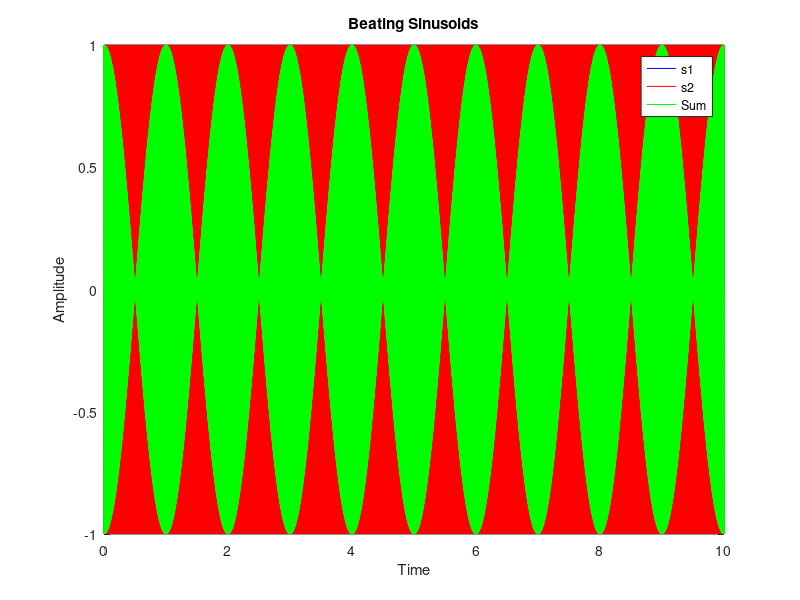

Source code (MATLAB):
clear all
close all
clc

% Author: Cecilia Casarini

%%%%%%%%%%%%%%%%%%%%%%%%%%%%%%%%%%%%%%%%%%%%%%%%%%%%%%%%%%%%%%%%%%%%%%%%%%%
%                          BEATING SINUSOIDS                              %
%                                                                         %
% In this code a beating effect is created by summing two sinusoids       %
% having a small difference in their frequencies. The resulting signal    %
% will be a sinusoid of frequency corresponding to the lower among the two%
% multiplied by (or amplitude modulated by) a low frequency component with%
% frequency equal to the difference between the two original frequencies. %
%%%%%%%%%%%%%%%%%%%%%%%%%%%%%%%%%%%%%%%%%%%%%%%%%%%%%%%%%%%%%%%%%%%%%%%%%%%

%~~~~~~~~~~~~~~~~~~~~~~~~~~~~~~~ Parameters ~~~~~~~~~~~~~~~~~~~~~~~~~~~~~~~

% Sample rate
Fs = 44100;

% Sample Period
Ts = 1/Fs;

% Duration (s)
Tf = 10;

% Amplitude
A = 1;

% Time vector
t = 0:Ts:Tf;

% Frequency 1 (Hz)
f1 = 440;

% Frequency 2 (Hz) slightly above frequency 1. A bigger difference between
% f1 and f1 results in a higher frequency of the beating effect.
f2 = 441;

% Angular frequency 1
w1 = 2*pi*f1;

% Angular frequency 2 
w2 = 2*pi*f2;


%~~~~~~~~~~~~~~~~~~~~~~~~~~~~~ Sinudoids ~~~~~~~~~~~~~~~~~~~~~~~~~~~~~~~~~~

% Sinusoid 1
s1 = sin(w1*t);

% Sinusoid 2
s2 = sin(w2*t);

% Sum of he two sinusoids
sum = s1+s2;

% Normalization
sum = sum./max(abs(sum));

%~~~~~~~~~~~~~~~~~~~~~~~~~~~~~~~ Plot ~~~~~~~~~~~~~~~~~~~~~~~~~~~~~~~~~~~~%

plot(t, s1, 'b', t, s2, 'r', t, sum, 'g')
title('Beating Sinusoids')
xlabel('Time')
ylabel('Amplitude')
legend('s1', 's2', 'Sum')


%~~~~~~~~~~~~~~~~~~~~~~~~~~~ Play and Save ~~~~~~~~~~~~~~~~~~~~~~~~~~~~~~~%

% Play
soundsc(sum, Fs, 16)

% Save
audiowrite('beating_sinusoids.wav', sum, Fs, 'bitspersample', 16);




